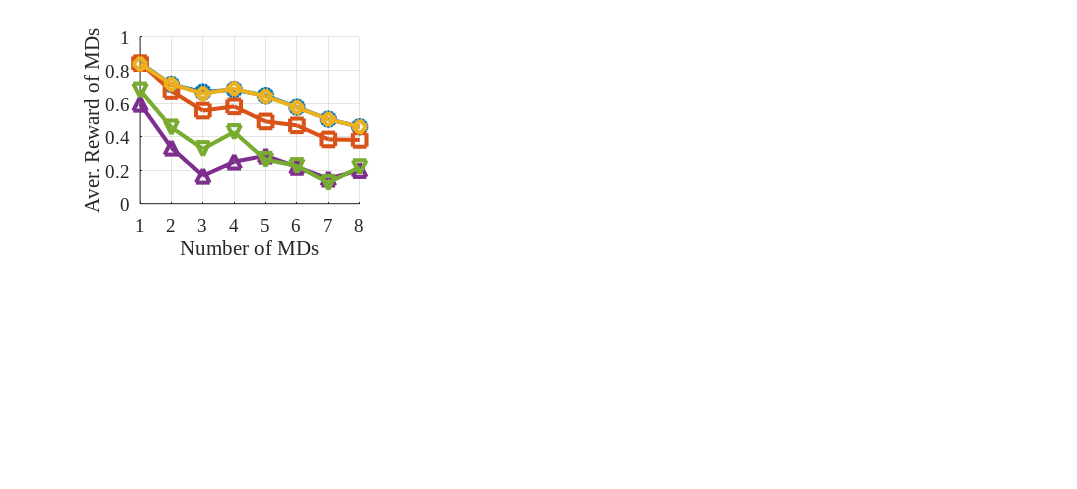

This chart was generated by the following MATLAB code: (Note: this script raises an error after producing the figure.)
% Load the .mat file containing performance metrics for different user counts
data = load('results/eval_diff_user_num.mat'); % Ensure you load the correct file for user counts

% Define user counts and algorithm names
user_counts = [1, 2, 3, 4, 5, 6, 7, 8]; % User count values
algorithms = {'OMNIS', 'CTO', 'DTS', 'GDO', 'RSS'}; % 5 algorithms
metrics = {'reward', 'latency', 'energy', 'accuracy', 'vio_prob', 'vio_sum'}; % 6 performance metrics
metric_labels = {'Aver. Reward of MDs', 'Aver. Latency [s]', 'Aver. Energy [J]', 'Aver. Acc. [%]', 'Aver. Vio. Prob.', 'Aver. Vio. Sum'}; % Y-axis labels

% Define color scheme for different algorithms
colors = lines(length(algorithms)); % Automatically assign different colors

% Define marker types for each algorithm
markers = {'o', 's', 'd', '^', 'v'}; % Circle, square, diamond, triangle up, triangle down

% Create a figure with a 2x3 subplot layout and reduce the size of the figure
figure('Position', [100, 100, 1100, 500]); % Adjust figure size

% Tight layout to remove empty space around the figure
set(gcf, 'PaperPositionMode', 'auto'); 

for metric_idx = 1:length(metrics)
    metric_name = metrics{metric_idx}; % Get current metric name
    matrix_name = [metric_name '_diff_user_num']; % Construct the matrix name (e.g., 'reward_diff_user_num')
    
    if isfield(data, matrix_name)
        metric_data = data.(matrix_name); % Extract corresponding data matrix (5x8)
    else
        warning('Matrix "%s" not found in eval_diff_user.mat', matrix_name);
        continue;
    end

    % Create a subplot (2 rows, 3 columns)
    ax = subplot(2, 3, metric_idx);
    hold on;

    % Plot data for each algorithm with different markers
    for alg_idx = 1:length(algorithms)
        plot(user_counts, metric_data(alg_idx, :), '-', 'LineWidth', 3, 'Color', colors(alg_idx, :), ...
             'Marker', markers{alg_idx}, 'DisplayName', algorithms{alg_idx}, 'MarkerSize', 10);
    end

    % Set axis labels
    xlabel('Number of MDs', 'FontSize', 14, 'FontName', 'Times New Roman');
    ylabel(metric_labels{metric_idx}, 'FontSize', 14, 'FontName', 'Times New Roman');

    % Set x-axis ticks to show user counts 1 to 8
    xticks(1:8);
    xlim([1,8]);

    % Enable grid and adjust grid color for better visibility
    grid on;
    set(gca, 'FontSize', 14, 'FontName', 'Times New Roman', 'GridColor', [0.3, 0.3, 0.3]);

    % Improve grid visibility
    grid on;
    ax.GridColor = [0.2 0.2 0.2]; % Darker grid color
    ax.GridAlpha = 0.6; % Increase grid opacity
    ax.Box = 'on';
end

% Create a shared legend below all subplots
hL = legend(algorithms, 'Orientation', 'horizontal', 'FontSize', 14, 'FontName', 'Times New Roman', 'NumColumns', 5);
newPosition = [0.2, 0.01, 0.6, 0.05]; % Adjust legend position to be more compact
newUnits = 'normalized';
set(hL, 'Position', newPosition, 'Units', newUnits, 'Box', 'off', 'Color', 'none'); % Make legend transparent

% Tighten the overall layout to minimize empty space around the entire figure
set(gcf, 'PaperPositionMode', 'auto');
tightfig; % A function to remove extra white space from the figure
disp('Plot generation completed.');
